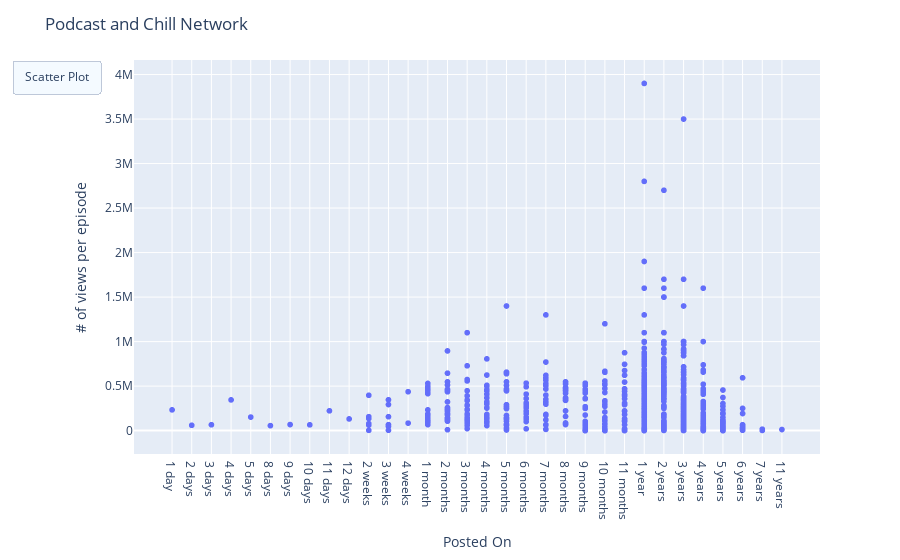

Notebook code cell kept with this figure:
### Code cell
# reading the database
data = pd.read_csv("Output Files/podcastandchillnetwork_Podcast.csv")

plot = px.scatter(
    x=data['posted'],
    y=data['views'],
)
 
# Add dropdown
plot.update_layout(

    title="Podcast and Chill Network",
    xaxis_title="Posted On",
    yaxis_title="# of views per episode",
    
    updatemenus=[
        dict(
            type="buttons",
            direction="left",
            buttons=list([
                dict(
                    args=["type", "scatter"],
                    label="Scatter Plot",
                    method="restyle"
                ),
            ]),
        ),
    ]
)

plot.show()

### Figure 1 — Plotly figure (JSON) as saved in the notebook; plotly's stock layout.template omitted (floating-point values rounded to 4 significant figures; data arrays with more than 128 entries replaced by an {"elided": "..."} marker saying what was removed)
{"data": [{"hovertemplate": "x=%{x}<br>y=%{y}<extra></extra>", "legendgroup": "", "marker": {"color": "#636efa", "symbol": "circle"}, "mode": "markers", "name": "", "showlegend": false, "type": "scattergl", "x": {"elided": "1393 str values"}, "xaxis": "x", "y": {"elided": "1393 int values"}, "yaxis": "y"}], "layout": {"autosize": true, "legend": {"tracegroupgap": 0}, "margin": {"t": 60}, "title": {"text": "Podcast and Chill Network"}, "updatemenus": [{"buttons": [{"args": ["type", "scatter"], "label": "Scatter Plot", "method": "restyle"}], "direction": "left", "type": "buttons"}], "xaxis": {"anchor": "y", "autorange": true, "domain": [0, 1], "range": [-1.888, 32.89], "title": {"text": "Posted On"}, "type": "category"}, "yaxis": {"anchor": "x", "autorange": true, "domain": [0, 1], "range": [-316900.0, 4218000.0], "title": {"text": "# of views per episode"}, "type": "linear"}}}
